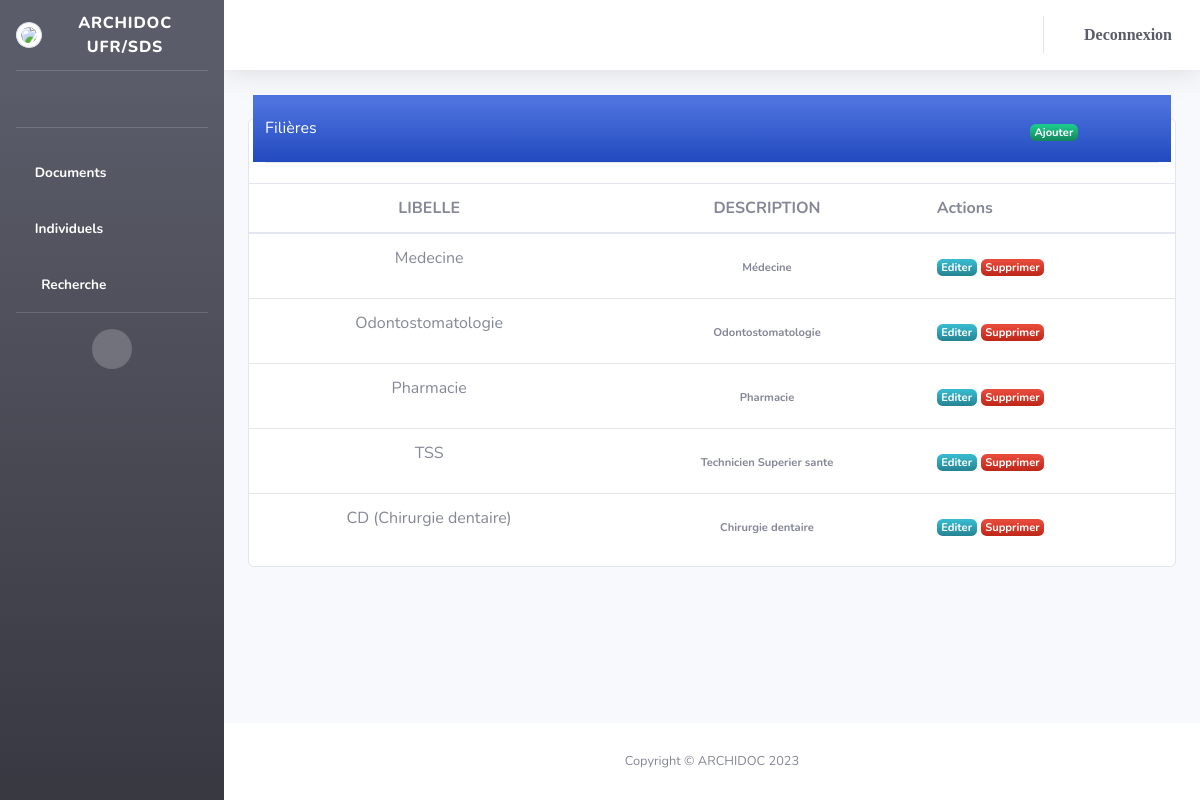
Screenshot of /parametres/list_filiere/ with the database file from the repository.
### parametres/models.py (models this page shows)
class Filiere(models.Model):
	libelle= models.TextField()
	code= models.TextField()
	description = models.TextField()
	created= models.TimeField(auto_now=False, auto_now_add=True)
	updated= models.TimeField(auto_now=True, auto_now_add=False)

### parametres/views.py (the view)
# urls.py: path('list_filiere/', views.list_filiere, name='list_filiere'),
def list_filiere(request):
	if request.method == "POST":
		data = Filiere()
		data.libelle=request.POST.get('libelle')
		data.description=request.POST.get('description')
		data.save()
	data=Filiere.objects.all()
	return render(request,  'filiere/index.html', {'data':data } )

### templates/filiere/index.html (shortened to what this page needs)
 {% extends 'layouts/Layout.html'%}
 {% load static %}
 {% block content %}
      <div class="row">
        <div class="col-12">
          <div class="card my-4">
            <div class="card-header p-0 position-relative mt-n4 mx-3 z-index-2">
              <div class="bg-gradient-primary shadow-primary border-radius-lg pt-4 pb-3 row">
                <h6 class="text-white text-capitalize ps-3 col-10">Filières</h6>
                <div class="col-2">
                  <a href="{% url 'filiere_form' id=0 %}"  class="right-align text-white font-weight-bold text-xs badge badge-sm bg-gradient-success">Ajouter</a>
                </div>
              </div>
            </div>
            <div class="card-body px-0 pb-2">
              <div class="table-responsive p-0">
                <table class="table align-items-center mb-0">
                  <thead>
                    <tr>
                      <th class=" text-center text-uppercase text-secondary text-xxs font-weight-bolder opacity-7">Libelle</th>
                      <th class="text-center text-uppercase text-secondary text-xxs font-weight-bolder opacity-7">Description</th>
                      <th class="text-secondary opacity-7">Actions</th>
                    </tr>
                  </thead>
                  <tbody>
                    {% for d in data %}
                    <tr>
                      <td>
                        <p class="align-middle text-center text-sm">{{d.libelle}}</p>
                      </td>
                      <td class="align-middle text-center text-sm">
                        <span class="text-secondary text-xs badge badge-sm ">{{d.description}}</span>
                      </td>
                      <td class="align-middle">
                        <a href="{% url 'filiere_form' id=d.id %}" class="text-white font-weight-bold text-xs badge badge-sm bg-gradient-info" data-toggle="tooltip" data-original-title="Edit user">
                          Editer
                        </a>
                        <a href="{% url 'set_filiere' id=d.id %}" class="text-white font-weight-bold text-xs badge badge-sm bg-gradient-danger" data-toggle="tooltip" data-original-title="Edit user">
                          Supprimer
                        </a>
                      </td>
                    </tr>
                    {% endfor %}
                  </tbody>
                </table>
              </div>
            </div>
          </div>
        </div>
      </div>
 {% endblock %}

### rows the page displays
Filiere: libelle "Medecine", description "Médecine"
Filiere: libelle "Odontostomatologie", description "Odontostomatologie"
Filiere: libelle "Pharmacie", description "Pharmacie"
Filiere: libelle "TSS", description "Technicien Superier sante"
Filiere: libelle "CD (Chirurgie dentaire)", description "Chirurgie dentaire"
